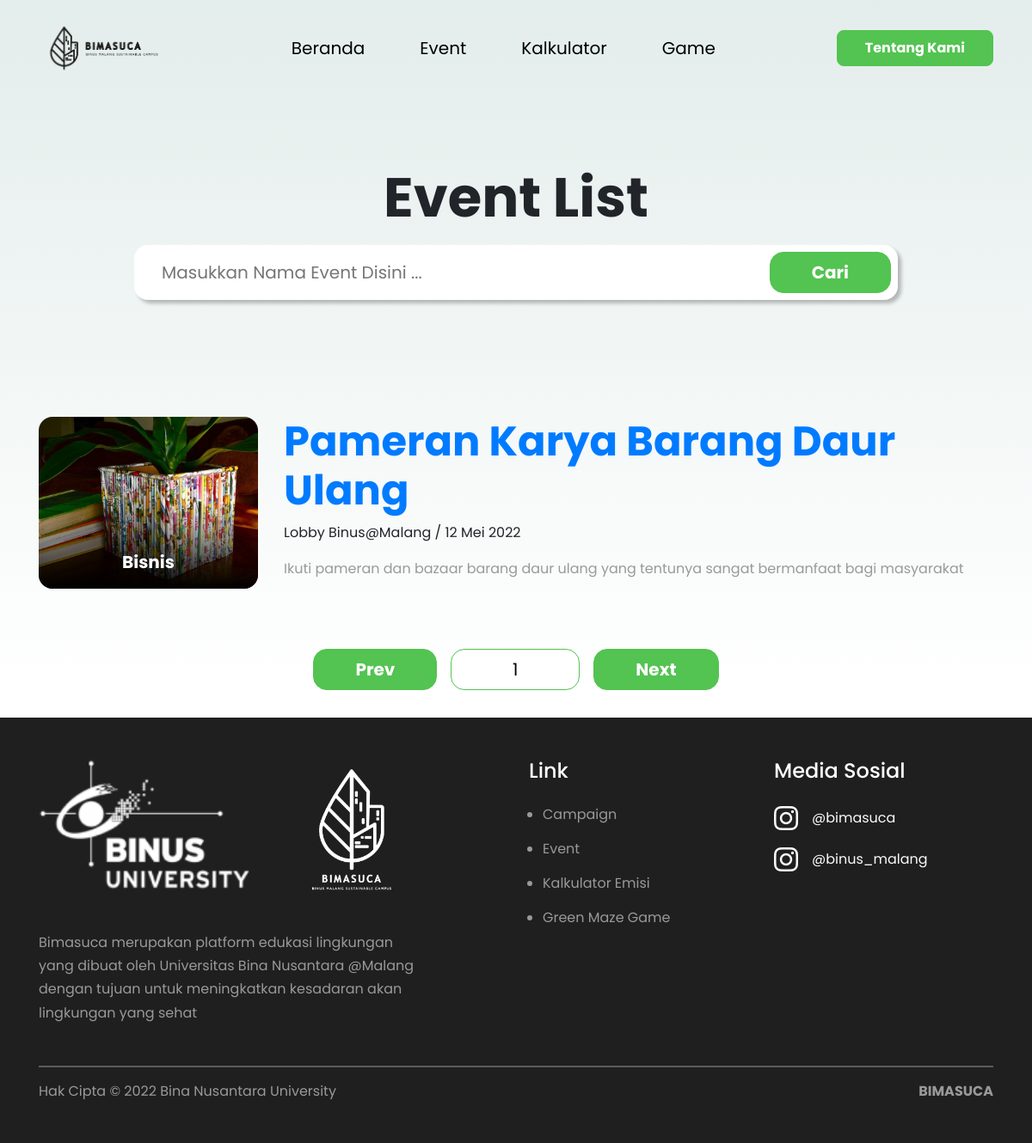
The page /view/event.php?cari=Pameran Karya Barang Daur Ulang on the database its author committed.
### tables this page shows
CREATE TABLE `event` (
  `id` int(100) NOT NULL,
  `nama_event` varchar(300) DEFAULT NULL,
  `tempat` varchar(300) DEFAULT NULL,
  `tanggal_post` date DEFAULT NULL,
  `tanggal` date DEFAULT NULL,
  `deskripsi` varchar(300) DEFAULT NULL,
  `gambar` varchar(300) DEFAULT NULL,
  `kategori` int(100) DEFAULT NULL
);

CREATE TABLE `kategori` (
  `id` int(100) NOT NULL,
  `kategori` varchar(300) NOT NULL
);

### view/event.php (the view, shortened to what this page needs)
<?php
    include '../koneksi.php';
    if(isset($_GET['cari'])){
        $cari = $_GET['cari'];
        $query = "SELECT
        event.id, nama_event, tempat, tanggal_post, tanggal, deskripsi, gambar,
        kategori.kategori AS nama_kategori, event.kategori AS id_kategori
        FROM event INNER JOIN kategori ON event.kategori = kategori.id
        WHERE (nama_event LIKE '%$cari%') ORDER BY tanggal DESC";
    }else{
        $query = "SELECT event.id, nama_event, tempat, tanggal_post, tanggal, deskripsi, gambar, kategori.kategori AS nama_kategori, event.kategori AS id_kategori FROM event INNER JOIN kategori ON event.kategori = kategori.id ORDER BY tanggal DESC";
    }
    $jumlahDataHalaman = 5;
    $halamanAktif = isset($_GET['halaman']) ? $_GET['halaman'] : 1;
    $awalData = ($jumlahDataHalaman * $halamanAktif) - $jumlahDataHalaman;
    $query.=" LIMIT $awalData, $jumlahDataHalaman";
    $exec = mysqli_query($koneksi,$query);
?>
<!DOCTYPE html>
<html lang="en">
<head>
    <link rel="stylesheet" href="https://cdn.jsdelivr.net/npm/bootstrap@4.6.1/dist/css/bootstrap.min.css">
    <link rel="stylesheet" href="../assets/css/styleUser.css">
</head>
<body>
    <div class="wrapper">
        <?php
            include 'layout/header.php';
        ?>
        <div class="background">
            <section class="bg-eventSearch">
                <div class="container">
                    <h1>Event List</h1>
                    <div class="input">
                        <form action="event.php" class="d-flex justify-content-between w-100" method="GET">
                            <input type="text" placeholder="Masukkan Nama Event Disini ..." id="cari" name="cari">
                            <button>Cari</button>
                        </form>
                    </div>
                </div>
            </section>
            <section class="bg-eventList">
                <div class="container">
                    <div class="eventList-container">
                        <?php while($event_fetch = mysqli_fetch_array($exec)) { ?>
                            <div class="eventList-card">
                                <?php
                                    $date = $event_fetch['tanggal'];
                                    $month = array('Januari', 'Februari', 'Maret', 'April', 'Mei', 'Juni', 'Juli', 'Agustus', 'September', 'Oktober', 'November', 'Desember');
                                    $tanggal_hari = (int)date('d', strtotime($date));
                                    $bulan_hari = $month[((int)date('m', strtotime($date))) - 1];
                                    $tahun_hari = (int)date('Y', strtotime($date));
                                ?>
                                <div class="row">
                                    <div class="col-lg-3">
                                        <div class="eventList-image">
                                            <img src="../assets/upload_images/event/<?=$event_fetch['gambar'];?>" alt="<?=$event_fetch['gambar'];?>" class="w-100">
                                            <div class="eventList-kategori">
                                                <span><?=$event_fetch['nama_kategori'];?></span>
                                            </div>
                                        </div>
                                    </div>
                                    <div class="col-lg-9">
                                        <div class="eventList-text">
                                            <a href="detailEvent.php?id=<?=$event_fetch['id'];?>">
                                                <h2><?=$event_fetch['nama_event'];?></h2>
                                            </a>
                                            <span><?=$event_fetch['tempat'];?> / <?=$tanggal_hari.' '.$bulan_hari.' '.$tahun_hari ?></span>
                                            <p>
                                                <?=$event_fetch['deskripsi'];?>
                                            </p>
                                        </div>
                                    </div>
                                </div>
                            </div>
                        <?php } ?>
                    </div>
                    <div class="eventList-page">
                        <a href="#">Prev</a>
                        <input type="text" value="1" readonly>
                        <a href="">Next</a>
                    </div>
                </div>
            </section>
        </div>
        <?php
            include 'layout/footer.php';
        ?>
    </div>
</body>
</html>

### assets/css/styleUser.css (style rules this page uses)
* { font-family: Poppins; }
.wrapper { width: 100%; }
.background { background: linear-gradient(to bottom, #e3edeb, #fff); padding-top: 2rem; }
.bg-eventSearch { padding: 7.5rem 0; padding-top: 10rem; text-align: center; }
.bg-eventSearch h1 { font-size: 4em; font-weight: bold; margin-bottom: 1rem; }
.bg-eventSearch .input { background-color: #fff; box-shadow: 4px 4px 4px rgb(0, 0, 0, 0.25); border-radius: 1rem; padding: .5rem; width: 80%; margin: auto; display: flex; justify-content: space-between; }
.bg-eventSearch .input input { border: 0; outline: none; padding: .5rem 1.5rem; flex-grow: 1; font-size: 1.25em; min-width: 100px; }
.bg-eventSearch .input button { border: 1px solid #53C351; padding: .5rem 3rem; background-color: #53C351; border-radius: 1rem; color: #fff; font-weight: bold; font-size: 1.25em; cursor: pointer; transition: .3s; }
.eventList-card { padding: 1rem 0; }
.eventList-image { width: 100%; position: relative; }
.eventList-image img { border-radius: 1rem; object-fit: cover; height: 200px; }
.eventList-kategori { position: absolute; bottom: 0; left: 0; width: 100%; height: 50%; background: linear-gradient(to top, rgb(0, 0, 0), rgb(0, 0, 0, 0)); text-align: center; display: flex; justify-content: center; align-items: flex-end; border-radius: 0 0 1rem 1rem; }
.eventList-kategori span { color: #fff; font-weight: bold; font-size: 1.25em; margin-bottom: 1rem; }
.eventList-text { display: flex; justify-content: center; flex-direction: column; height: 100%; }
.eventList-text h2 { font-size: 3em; font-weight: bold; }
.eventList-text p { padding: 1rem 0; color: #999; line-height: 1.7; }
.eventList-page { display: flex; justify-content: center; align-items: center; margin: 2rem; }
.eventList-page a { background-color: #53C351; border: 1px solid #53C351; padding: .5rem 3rem; font-weight: bold; border-radius: 1rem; color: #fff; margin: 0 1rem; font-size: 1.25em; transition: .3s; }
.eventList-page input { padding: .5rem 1rem; border: 1px solid #53C351; outline: none; width: auto; border-radius: 1rem; width: 150px; text-align: center; font-size: 1.25em; }
@media (min-width: 576px) { .eventList-text { margin-top: 1rem; } }
@media (min-width: 576px) { .bg-eventSearch .input { width: 100%; } }
@media (min-width: 576px) { .bg-eventSearch h1 { font-size: 3em; } }
@media (min-width: 576px) { .bg-eventSearch .input input, .bg-eventSearch .input button, .eventList-page a, .eventList-page input { font-size: 1em; } }
@media (min-width: 576px) { .eventList-page a { padding: 0.5rem 1.5rem; } }
@media (min-width: 576px) { .eventList-page input { width: 75px; } }
@media (min-width: 576px) { .bg-eventSearch .input button { padding: 0.5rem 3rem; } }
@media (min-width: 768px) { .eventList-text { margin-top: 1rem; } }
@media (min-width: 768px) { .bg-eventSearch .input { width: 100%; } }
@media (min-width: 768px) { .bg-eventSearch h1 { font-size: 4em; } }
@media (min-width: 768px) { .bg-eventSearch .input input, .bg-eventSearch .input button, .eventList-page a, .eventList-page input { font-size: 1.25em; } }
@media (min-width: 768px) { .eventList-page a { padding: 0.5rem 3rem; } }
@media (min-width: 768px) { .eventList-page input { width: 150px; } }
@media (min-width: 768px) { .bg-eventSearch .input button { padding: 0.5rem 3rem; } }
@media (min-width: 992px) { .eventList-text { margin-top: 0rem; } }
@media (min-width: 992px) { .bg-eventSearch .input { width: 90%; } }
@media (min-width: 992px) { .bg-eventSearch h1 { font-size: 4em; } }
@media (min-width: 992px) { .bg-eventSearch .input input, .bg-eventSearch .input button, .eventList-page a, .eventList-page input { font-size: 1.25em; } }
@media (min-width: 992px) { .eventList-page a { padding: 0.5rem 3rem; } }
@media (min-width: 992px) { .eventList-page input { width: 150px; } }
@media (min-width: 992px) { .bg-eventSearch .input button { padding: 0.5rem 3rem; } }
@media (min-width: 1200px) { .eventList-text { margin-top: 0rem; } }
@media (min-width: 1200px) { .bg-eventSearch .input { width: 80%; } }
@media (min-width: 1200px) { .bg-eventSearch h1 { font-size: 4em; } }
@media (min-width: 1200px) { .bg-eventSearch .input input, .bg-eventSearch .input button, .eventList-page a, .eventList-page input { font-size: 1.25em; } }
@media (min-width: 1200px) { .eventList-page a { padding: 0.5rem 3rem; } }
@media (min-width: 1200px) { .eventList-page input { width: 150px; } }
@media (min-width: 1200px) { .bg-eventSearch .input button { padding: 0.5rem 3rem; } }

### rows shown on the page
event: gambar (picture), kategori.kategori "Bisnis", nama_event "Pameran Karya Barang Daur Ulang", tempat "Lobby Binus@Malang", tanggal "12", tanggal "Mei", tanggal "2022", deskripsi "Ikuti pameran dan bazaar barang daur ulang yang tentunya sangat bermanfaat bagi masyarakat"
